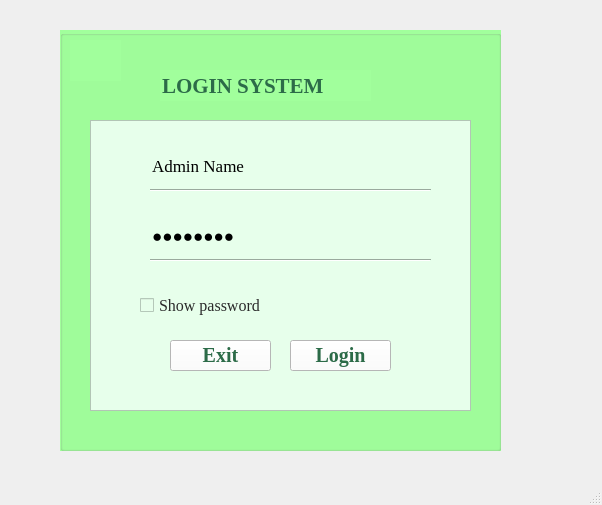
<?xml version="1.0" encoding="UTF-8"?>
<ui version="4.0">
 <class>MainWindow</class>
 <widget class="QMainWindow" name="MainWindow">
  <property name="geometry">
   <rect>
    <x>0</x>
    <y>0</y>
    <width>602</width>
    <height>505</height>
   </rect>
  </property>
  <property name="windowTitle">
   <string>MainWindow</string>
  </property>
  <widget class="QWidget" name="centralwidget">
   <widget class="QGroupBox" name="groupBox">
    <property name="geometry">
     <rect>
      <x>60</x>
      <y>30</y>
      <width>441</width>
      <height>421</height>
     </rect>
    </property>
    <property name="font">
     <font>
      <pointsize>14</pointsize>
      <weight>75</weight>
      <bold>true</bold>
     </font>
    </property>
    <property name="styleSheet">
     <string notr="true">background-color: rgb(161, 255, 156);</string>
    </property>
    <property name="title">
     <string/>
    </property>
    <property name="flat">
     <bool>true</bool>
    </property>
    <widget class="QFrame" name="frame">
     <property name="geometry">
      <rect>
       <x>30</x>
       <y>90</y>
       <width>381</width>
       <height>291</height>
      </rect>
     </property>
     <property name="styleSheet">
      <string notr="true">color: rgb(0, 0, 0);
background-color: rgb(231, 255, 235);</string>
     </property>
     <property name="frameShape">
      <enum>QFrame::StyledPanel</enum>
     </property>
     <property name="frameShadow">
      <enum>QFrame::Raised</enum>
     </property>
     <widget class="QLabel" name="labelUserName">
      <property name="geometry">
       <rect>
        <x>20</x>
        <y>30</y>
        <width>41</width>
        <height>51</height>
       </rect>
      </property>
      <property name="text">
       <string/>
      </property>
      <property name="pixmap">
       <pixmap>../Images/2024644_login_user_avatar_person_users_icon.png</pixmap>
      </property>
      <property name="scaledContents">
       <bool>false</bool>
      </property>
     </widget>
     <widget class="QCheckBox" name="ckbShow">
      <property name="geometry">
       <rect>
        <x>50</x>
        <y>170</y>
        <width>171</width>
        <height>31</height>
       </rect>
      </property>
      <property name="font">
       <font>
        <family>Times New Roman</family>
        <pointsize>12</pointsize>
       </font>
      </property>
      <property name="styleSheet">
       <string notr="true">color: rgb(42, 42, 42)</string>
      </property>
      <property name="text">
       <string>Show password</string>
      </property>
      <property name="tristate">
       <bool>false</bool>
      </property>
     </widget>
     <widget class="QPushButton" name="pushButtonExit">
      <property name="geometry">
       <rect>
        <x>80</x>
        <y>220</y>
        <width>101</width>
        <height>31</height>
       </rect>
      </property>
      <property name="font">
       <font>
        <family>Times New Roman</family>
        <pointsize>15</pointsize>
        <weight>75</weight>
        <bold>true</bold>
       </font>
      </property>
      <property name="styleSheet">
       <string notr="true">background-color: rgb(255, 255, 255);
color: rgb(44, 107, 72);</string>
      </property>
      <property name="text">
       <string>Exit</string>
      </property>
      <property name="icon">
       <iconset>
        <normaloff>../Images/icon_exit.png</normaloff>../Images/icon_exit.png</iconset>
      </property>
      <property name="autoDefault">
       <bool>false</bool>
      </property>
      <property name="default">
       <bool>false</bool>
      </property>
      <property name="flat">
       <bool>false</bool>
      </property>
     </widget>
     <widget class="QPushButton" name="pushButtonLogin">
      <property name="geometry">
       <rect>
        <x>200</x>
        <y>220</y>
        <width>101</width>
        <height>31</height>
       </rect>
      </property>
      <property name="font">
       <font>
        <family>Times New Roman</family>
        <pointsize>15</pointsize>
        <weight>75</weight>
        <bold>true</bold>
       </font>
      </property>
      <property name="styleSheet">
       <string notr="true">background-color: rgb(255, 255, 255);
color: rgb(44, 107, 72);</string>
      </property>
      <property name="text">
       <string>Login</string>
      </property>
      <property name="icon">
       <iconset>
        <normaloff>../Images/icon_login.png</normaloff>../Images/icon_login.png</iconset>
      </property>
      <property name="autoDefault">
       <bool>false</bool>
      </property>
      <property name="default">
       <bool>false</bool>
      </property>
      <property name="flat">
       <bool>false</bool>
      </property>
     </widget>
     <widget class="QLabel" name="label_3">
      <property name="geometry">
       <rect>
        <x>20</x>
        <y>110</y>
        <width>31</width>
        <height>31</height>
       </rect>
      </property>
      <property name="text">
       <string/>
      </property>
      <property name="pixmap">
       <pixmap>../Images/icon_password.png</pixmap>
      </property>
      <property name="scaledContents">
       <bool>true</bool>
      </property>
     </widget>
     <widget class="QLineEdit" name="lineEditUserName">
      <property name="geometry">
       <rect>
        <x>60</x>
        <y>30</y>
        <width>271</width>
        <height>31</height>
       </rect>
      </property>
      <property name="font">
       <font>
        <family>Times New Roman</family>
        <pointsize>13</pointsize>
        <weight>50</weight>
        <bold>false</bold>
       </font>
      </property>
      <property name="autoFillBackground">
       <bool>false</bool>
      </property>
      <property name="styleSheet">
       <string notr="true">color: rgb(0, 0, 0)</string>
      </property>
      <property name="text">
       <string>Admin Name</string>
      </property>
      <property name="frame">
       <bool>false</bool>
      </property>
      <property name="cursorPosition">
       <number>10</number>
      </property>
      <property name="placeholderText">
       <string>Enter Your Username Here</string>
      </property>
     </widget>
     <widget class="Line" name="lineUserName">
      <property name="geometry">
       <rect>
        <x>60</x>
        <y>60</y>
        <width>281</width>
        <height>20</height>
       </rect>
      </property>
      <property name="styleSheet">
       <string notr="true">background-color: rgb(231, 255, 235);</string>
      </property>
      <property name="orientation">
       <enum>Qt::Horizontal</enum>
      </property>
     </widget>
     <widget class="QLineEdit" name="lineEditPassWord">
      <property name="geometry">
       <rect>
        <x>60</x>
        <y>100</y>
        <width>271</width>
        <height>31</height>
       </rect>
      </property>
      <property name="font">
       <font>
        <family>Times New Roman</family>
        <pointsize>13</pointsize>
        <weight>50</weight>
        <bold>false</bold>
       </font>
      </property>
      <property name="autoFillBackground">
       <bool>false</bool>
      </property>
      <property name="styleSheet">
       <string notr="true">color:rgb(0, 0, 0)</string>
      </property>
      <property name="text">
       <string>Password</string>
      </property>
      <property name="frame">
       <bool>false</bool>
      </property>
      <property name="echoMode">
       <enum>QLineEdit::Password</enum>
      </property>
      <property name="cursorPosition">
       <number>8</number>
      </property>
      <property name="placeholderText">
       <string>Enter Your Password Here</string>
      </property>
     </widget>
     <widget class="Line" name="linePassWord">
      <property name="geometry">
       <rect>
        <x>60</x>
        <y>130</y>
        <width>281</width>
        <height>20</height>
       </rect>
      </property>
      <property name="styleSheet">
       <string notr="true">background-color: rgb(231, 255, 235);</string>
      </property>
      <property name="orientation">
       <enum>Qt::Horizontal</enum>
      </property>
     </widget>
    </widget>
    <widget class="QLineEdit" name="LoginSystemLabel">
     <property name="geometry">
      <rect>
       <x>100</x>
       <y>40</y>
       <width>211</width>
       <height>31</height>
      </rect>
     </property>
     <property name="font">
      <font>
       <family>Times New Roman</family>
       <pointsize>16</pointsize>
       <weight>75</weight>
       <bold>true</bold>
      </font>
     </property>
     <property name="autoFillBackground">
      <bool>false</bool>
     </property>
     <property name="styleSheet">
      <string notr="true">color: rgb(44, 107, 72);</string>
     </property>
     <property name="text">
      <string>LOGIN SYSTEM</string>
     </property>
     <property name="frame">
      <bool>false</bool>
     </property>
     <property name="cursorPosition">
      <number>12</number>
     </property>
     <property name="placeholderText">
      <string>Enter Your Username Here</string>
     </property>
    </widget>
    <widget class="QLabel" name="label">
     <property name="geometry">
      <rect>
       <x>10</x>
       <y>10</y>
       <width>51</width>
       <height>41</height>
      </rect>
     </property>
     <property name="text">
      <string/>
     </property>
     <property name="pixmap">
      <pixmap>../Images/icon_pizza.png</pixmap>
     </property>
     <property name="scaledContents">
      <bool>true</bool>
     </property>
    </widget>
   </widget>
  </widget>
  <widget class="QMenuBar" name="menubar">
   <property name="geometry">
    <rect>
     <x>0</x>
     <y>0</y>
     <width>602</width>
     <height>22</height>
    </rect>
   </property>
  </widget>
  <widget class="QStatusBar" name="statusbar"/>
 </widget>
 <resources/>
 <connections>
  <connection>
   <sender>pushButtonExit</sender>
   <signal>clicked()</signal>
   <receiver>MainWindow</receiver>
   <slot>close()</slot>
   <hints>
    <hint type="sourcelabel">
     <x>220</x>
     <y>377</y>
    </hint>
    <hint type="destinationlabel">
     <x>280</x>
     <y>268</y>
    </hint>
   </hints>
  </connection>
 </connections>
</ui>
